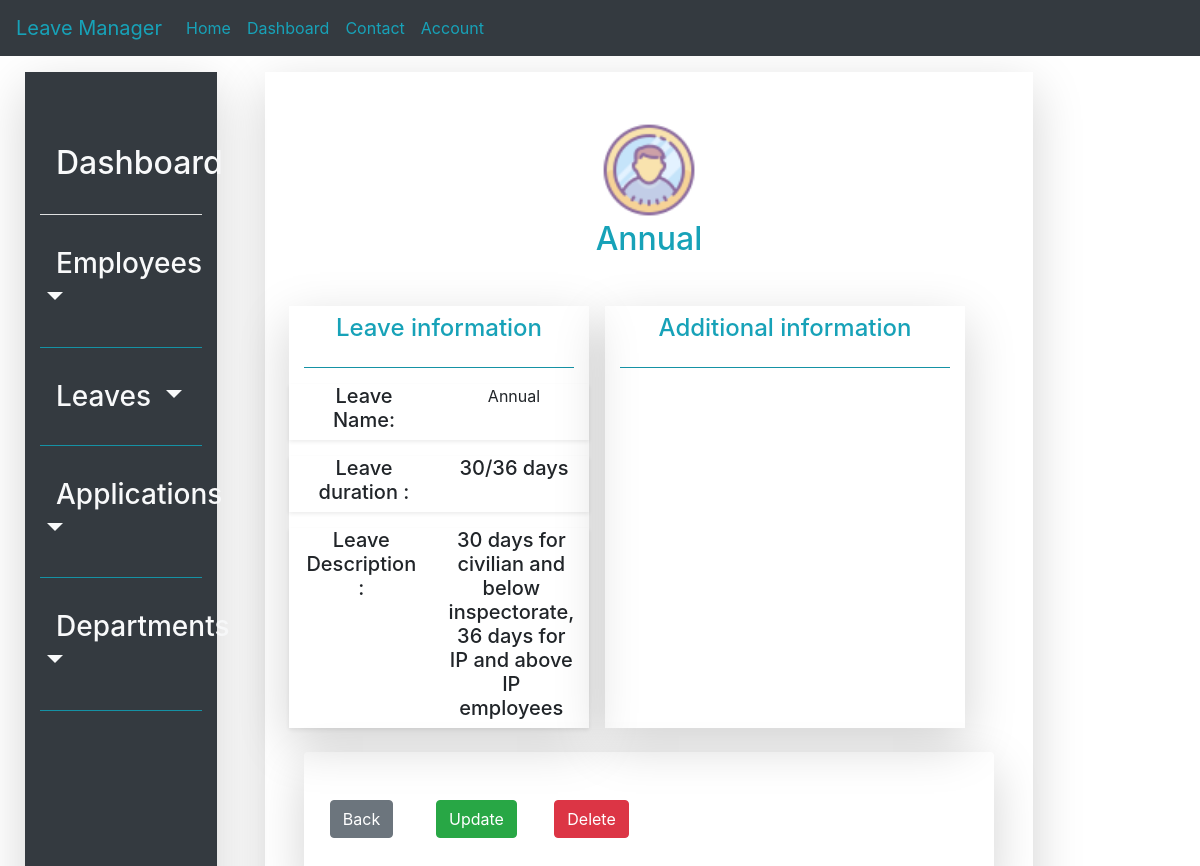
/leave/detail/1, run on the app's committed database.
### leave_management_app/models.py (models this page shows, shortened)
class Leave_type(models.Model):
    leave_type_name = models.CharField(choices=leave_category_list, max_length=30)
    leave_duration = models.CharField(default='30/36 days', max_length=30)
    leave_type_description = models.TextField()

### leave_management_app/views.py (the view)
# urls.py: path('leave/detail/<int:pk>', LeaveDetailView.as_view(), name='leave_detail'),
class LeaveDetailView(DetailView):
    model = Leave_type

### leave_management_app/templates/leave_management_app/leave_type_detail.html (shortened to what this page needs)
{%extends 'leave_management_app/base.html'%}
{%load static%}
{%block content%}
<div class="row p-4" style="height: 95vh; width: 100%; background-color: white; background-attachment: fixed;">
    {%block navbar%}
        {%include 'navigation/sidenav.html'%}
    {%endblock navbar%}
  <div class="col-lg-8 mt-3 ml-5 shadow-lg">
    <div class="py-5 text-center user-profile-image">
        <img src="{%static 'icons/user_icon.png'%}" alt="image"> <br>
        <label class="h2 text-info">{{object.leave_type_name}}</label>
        <div class="row mt-3 p-4" >
            <div class="col-md-5 shadow-lg">
                <label class="text-center text-info h4 mt-2">Leave information</label>
                <hr class="bg-info">
                <div class="row mt-3 shadow-sm">
                    <div class="col h5">Leave Name:</div>
                    <div class="col">{{object.leave_type_name}}</div>
                </div>
                <div class="row mt-3 pl-0 shadow-sm">
                    <div class="col h5">Leave duration  :</div>
                    <div class="col h5">{{object.leave_duration}}</div>
                </div>
                <div class="row mt-3 shadow-sm">
                    <div class="col h5">Leave Description  :</div>
                    <div class="col h5">{{object.leave_type_description}}</div>
                </div>
            </div>
            <div class="col-md-6 shadow-lg ml-3">
                <label class="text-center text-info h4 mt-2">Additional information</label>
                <hr class="bg-info">
            </div>
        </div>
        <div class="row py-5 ml-4 mr-4 shadow-lg rounded">
            <div class="col-2"><a href="{%url 'leave_list'%}" class="btn btn-secondary"> Back</a></div>
            <div class="col-2"><a href="{%url 'leave_update' object.id%}" class="btn btn-success"> Update</a></div>
            <div class="col-2"><a href="#" class="btn btn-danger"> Delete</a></div>
        </div>
    </div>
  </div>
</div>
{%endblock content%}

### data on the page
Leave_type: leave_type_name "Annual", leave_duration "30/36 days", leave_type_description "30 days for civilian and below inspectorate, 36 days for IP and above IP employees"
